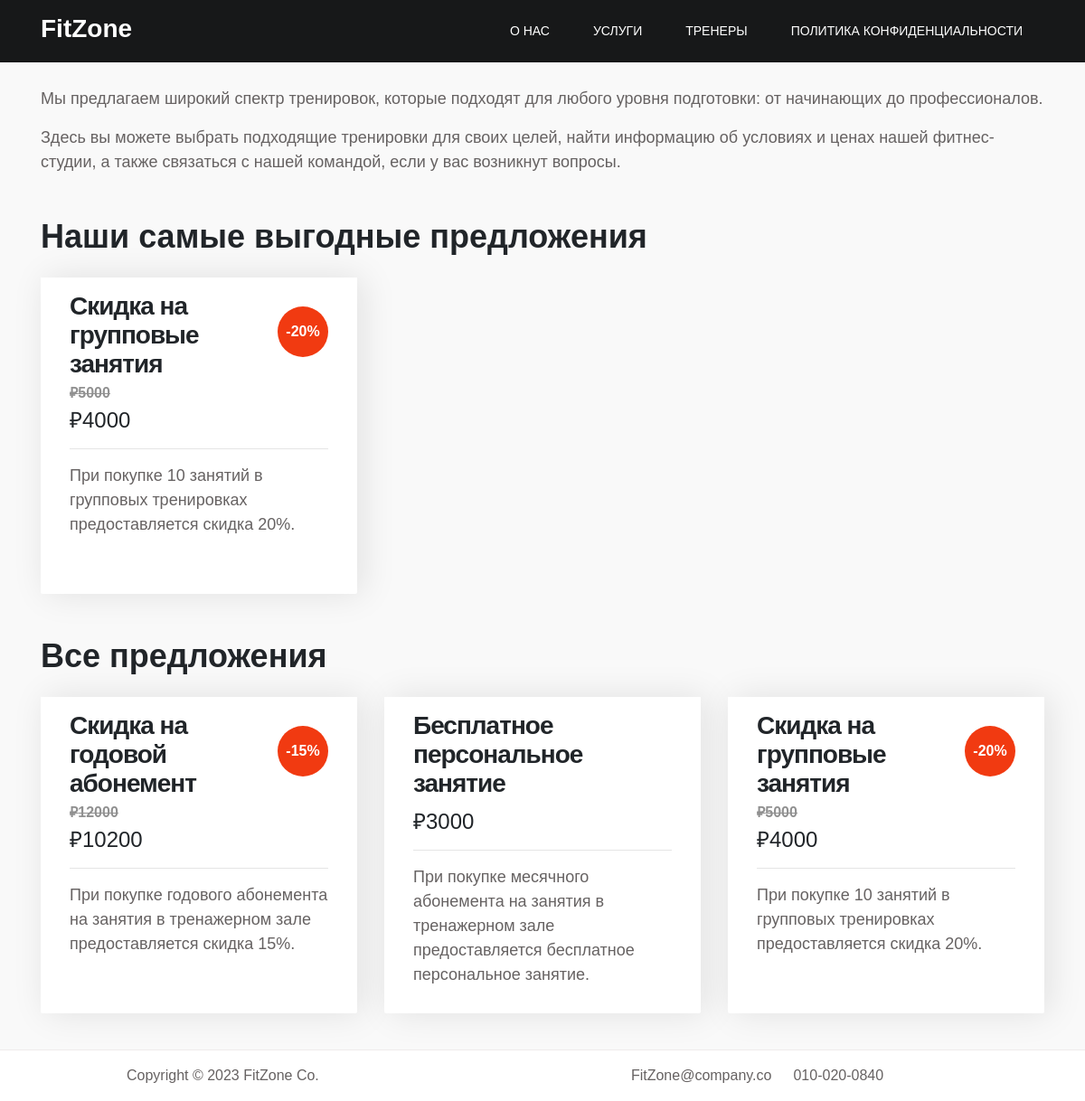
The app's page /services, older data.
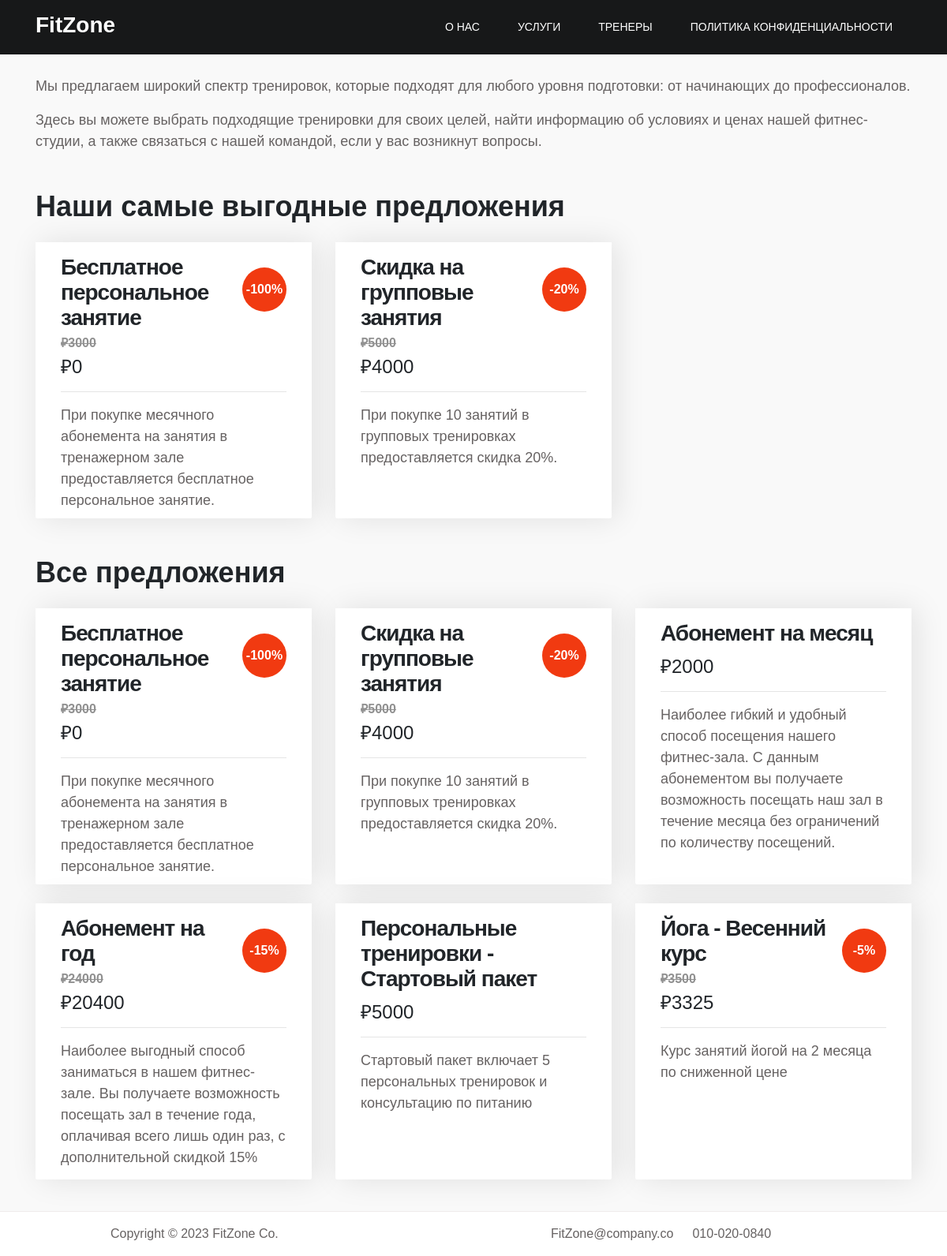
The same page, newer data.
### main/models.py (models this page shows, shortened)
class Offer(models.Model):
    title = models.CharField(max_length=255)
    description = models.TextField()
    price = models.DecimalField(max_digits=10, decimal_places=2)
    discount = models.DecimalField(max_digits=10, decimal_places=2)
    discount_price = models.DecimalField(max_digits=10, decimal_places=2)

### main/views.py (the view)
# urls.py: path('services', views.services, name='services'),
def services(request):
    offers = Offer.objects.all()
    data = {
        'offers': offers
    }
    return render(request, 'main/services.html', data)

### main/templates/main/services.html (shortened to what this page needs)
{% extends 'main/layout.html' %}
{% load static %}
{% block content %}
    <section class="services">
        <div class="container">
            <p class="mb-3">Мы предлагаем широкий спектр тренировок, которые подходят для любого уровня подготовки:
                от начинающих до профессионалов.</p>
            <p class="mb-5">Здесь вы можете выбрать подходящие тренировки для своих целей, найти информацию об
                условиях и ценах нашей фитнес-студии, а также связаться с нашей командой, если у вас возникнут
                вопросы.</p>
            <h2 class="mb-4"><strong>Наши самые выгодные предложения</strong></h2>
            <div class="row">
                {% for offer in offers %}
                    {% if offer.discount >= 20 %}
                        <div class="col-lg-4 col-md-6 mb-4">
                            <div class="class-info">
                                {% if offer.discount > 0 %}
                                    <h3 class="mb-1">{{ offer.title }}</h3>
                                    <span>
                                        <strong><del>₽{{ offer.price|floatformat }}</del></strong>
                                        <h4>₽{{ offer.discount_price|floatformat }}</h4>
                                    </span>
                                    <span class="class-price">-{{ offer.discount|floatformat }}%</span>
                                {% else %}
                                    <h3 class="mb-2 full-w">{{ offer.title }}</h3>
                                    <span><h4 class="mt-1">₽{{ offer.price|floatformat }}</h4></span>
                                {% endif %}
                                <hr>
                                <p class="mt-3">{{ offer.description }}</p>
                            </div>
                        </div>
                    {% endif %}
                {% endfor %}
            </div>
            <h2 class="mb-4 mt-4"><strong>Все предложения</strong></h2>
            <div class="row">
                {% for offer in offers %}
                    <div class="col-lg-4 col-md-6 mb-4">
                        <div class="class-info">
                            {% if offer.discount > 0 %}
                                <h3 class="mb-1">{{ offer.title }}</h3>
                                <span>
                                    <strong><del>₽{{ offer.price|floatformat }}</del></strong>
                                    <h4>₽{{ offer.discount_price|floatformat }}</h4>
                                </span>
                                <span class="class-price">-{{ offer.discount|floatformat }}%</span>
                            {% else %}
                                <h3 class="mb-2 full-w">{{ offer.title }}</h3>
                                <span><h4 class="mt-1">₽{{ offer.price|floatformat }}</h4></span>
                            {% endif %}
                            <hr>
                            <p class="mt-3">{{ offer.description }}</p>
                        </div>
                    </div>
                {% endfor %}
            </div>
        </div>
    </section>
{% endblock %}

### main/templates/main/layout.html (shortened to what this page needs)
{% load static %}
<!DOCTYPE html>
<html lang="en">
<head>
    <link rel="stylesheet" href="{% static 'main/css/bootstrap.min.css' %}">
    <link rel="stylesheet" href="{% static 'main/css/style.css' %}">
</head>
<body>
<div class="wrapper">
    <nav class="navbar navbar-expand-lg fixed-top">
        <div class="container">
            <a class="navbar-brand" href="{% url 'home' %}">FitZone</a>
            <div class="collapse navbar-collapse" id="navbarNav">
                <ul class="navbar-nav ml-lg-auto">
                    <li>
                        <a href="{% url 'about' %}" class="nav-link">О нас</a>
                    </li>
                    <li>
                        <a href="{% url 'services' %}" class="nav-link">Услуги</a>
                    </li>
                    <li>
                        <a href="{% url 'instructors' %}" class="nav-link">Тренеры</a>
                    </li>
                    <li>
                        <a href="{% url 'policy' %}" class="nav-link">Политика конфиденциальности</a>
                    </li>
                </ul>
            </div>
        </div>
    </nav>
    <main>
        {% block content %}
        {% endblock %}
    </main>
    <footer class="site-footer">
        <div class="container">
            <div class="row">
                <div class="ml-auto col-lg-4 col-md-5">
                    <p>Copyright &copy; 2023 FitZone Co.</p>
                </div>
                <div class="d-flex justify-content-center mx-auto col-lg-5 col-md-7 col-12">
                    <p class="mr-4">
                        <a href="#">FitZone@company.co</a>
                    </p>
                    <p>010-020-0840</p>
                </div>
            </div>
        </div>
    </footer>
</div>
</body>
</html>

### main/static/main/css/style.css (style rules this page uses)
:root { --primary-color: #f13a11; --white-color: #ffffff; --dark-color: #171819; --about-bg-color: #f9f9f9; --gray-color: #909090; --link-color: #404040; --p-color: #666262; --base-font-family: 'Plain', sans-serif; --font-weight-bold: bold; --font-weight-normal: normal; --font-weight-light: 300; --font-weight-thin: 100; --h1-font-size: 48px; --h2-font-size: 36px; --h3-font-size: 28px; --h4-font-size: 24px; --h5-font-size: 22px; --h6-font-size: 22px; --p-font-size: 18px; --base-font-size: 16px; --menu-font-size: 14px; --border-radius-large: 100%; --border-radius-small: 2px; }
body { background: var(--white-color); font-family: var(--base-font-family); }
h1, h2, h3, h4, h5, h6 { font-weight: var(--font-weight-thin); line-height: normal; }
h2 { font-size: var(--h2-font-size); font-weight: var(--font-weight-bold); letter-spacing: -2px; }
h3 { font-size: var(--h3-font-size); font-weight: var(--font-weight-bold); letter-spacing: -1px; margin: 0; }
h4 { font-size: var(--h4-font-size); }
p { color: var(--p-color); font-size: var(--p-font-size); font-weight: var(--font-weight-light); line-height: 1.5em; }
b, strong { font-weight: var(--font-weight-bold); letter-spacing: 0; }
a { color: var(--link-color); font-weight: normal; text-decoration: none; transition: all 0.3s ease; }
.navbar { background: var(--dark-color); padding: 1rem; }
.navbar-expand-lg .navbar-nav .nav-link { padding-right: 1.5rem; padding-left: 1.5rem; }
.nav-link { color: var(--gray-color); }
.navbar-brand { color: var(--white-color); font-size: var(--h3-font-size); font-weight: var(--font-weight-bold); line-height: normal; padding-top: 0; }
.nav-link { display: block; color: var(--white-color); font-size: var(--menu-font-size); font-weight: var(--font-weight-normal); text-transform: uppercase; padding: 2px 6px; }
.class-info { background: var(--white-color); box-shadow: 6px 0 38px rgba(20, 20, 20, 0.10); border-radius: 0 0 2px 2px; padding: 1rem 2rem; position: relative; height: 350px; }
.class-info strong { color: var(--gray-color); }
.class-price { background: var(--primary-color); border-radius: var(--border-radius-large); color: var(--white-color); font-weight: var(--font-weight-bold); display: block; position: absolute; top: 2rem; right: 2rem; width: 3.5rem; height: 3.5rem; line-height: 3.5rem; text-align: center; }
.mb-1 { padding: 0 4rem 0 0; }
.full-w { padding: 0; }
main { min-height: calc(100vh - 75px); }
.site-footer { border-top: 1px solid #efebeb; padding: 1rem 0 0 0; }
.site-footer a { color: var(--p-color); font-weight: var(--font-weight-light); }
.site-footer p { font-size: var(--base-font-size); }
.policy, .about-page, .services { background: var(--about-bg-color); padding: 6rem 0 1rem 0; }

Row changes from the older to the newer data that the page shows:
removed Offer: title "Скидка на годовой абонемент", price "12000", discount_price "10200", discount "15", description "При покупке годового абонемента на занятия в тренажерном зале предоставляется скидка 15%.", shown under "Все предложения"
now on one of the page's lists (row edited): Offer: title "Бесплатное персональное занятие", price "3000", discount_price "0", discount "100", description "При покупке месячного абонемента на занятия в тренажерном зале предоставляется бесплатное персональное занятие."
changed Offer "Бесплатное персональное занятие": discount_price (not shown) → "0"; discount (not shown) → "100"
added Offer: title "Абонемент на месяц", price "2000", description "Наиболее гибкий и удобный способ посещения нашего фитнес-зала. С данным абонементом вы получаете возможность посещать наш зал в течение месяца без ограничений по количеству посещений.", shown under "Все предложения"
added Offer: title "Абонемент на год", price "24000", discount_price "20400", discount "15", description "Наиболее выгодный способ заниматься в нашем фитнес-зале. Вы получаете возможность посещать зал в течение года, оплачивая всего лишь один раз, с дополнительной скидкой 15%", shown under "Все предложения"
added Offer: title "Персональные тренировки - Стартовый пакет", price "5000", description "Стартовый пакет включает 5 персональных тренировок и консультацию по питанию", shown under "Все предложения"
added Offer: title "Йога - Весенний курс", price "3500", discount_price "3325", discount "5", description "Курс занятий йогой на 2 месяца по сниженной цене", shown under "Все предложения"
